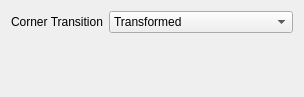
<?xml version="1.0" encoding="UTF-8"?>
<ui version="4.0">
 <class>PartDesignGui::TaskPipeParameters</class>
 <widget class="QWidget" name="PartDesignGui::TaskPipeParameters">
  <property name="geometry">
   <rect>
    <x>0</x>
    <y>0</y>
    <width>304</width>
    <height>97</height>
   </rect>
  </property>
  <property name="minimumSize">
   <size>
    <width>0</width>
    <height>0</height>
   </size>
  </property>
  <property name="windowTitle">
   <string>Form</string>
  </property>
  <layout class="QVBoxLayout" name="verticalLayout_2">
   <item>
    <layout class="QFormLayout" name="formLayout">
     <property name="fieldGrowthPolicy">
      <enum>QFormLayout::ExpandingFieldsGrow</enum>
     </property>
     <item row="0" column="0">
      <widget class="QLabel" name="label_2">
       <property name="text">
        <string>Corner Transition</string>
       </property>
      </widget>
     </item>
     <item row="0" column="1">
      <widget class="QComboBox" name="comboBoxTransition">
       <property name="sizePolicy">
        <sizepolicy hsizetype="Expanding" vsizetype="Fixed">
         <horstretch>0</horstretch>
         <verstretch>0</verstretch>
        </sizepolicy>
       </property>
       <item>
        <property name="text">
         <string>Transformed</string>
        </property>
       </item>
       <item>
        <property name="text">
         <string>Right Corner</string>
        </property>
       </item>
       <item>
        <property name="text">
         <string>Round Corner</string>
        </property>
       </item>
      </widget>
     </item>
    </layout>
   </item>
   <item>
    <spacer name="verticalSpacer">
     <property name="orientation">
      <enum>Qt::Vertical</enum>
     </property>
     <property name="sizeHint" stdset="0">
      <size>
       <width>20</width>
       <height>40</height>
      </size>
     </property>
    </spacer>
   </item>
  </layout>
 </widget>
 <resources/>
 <connections/>
</ui>
